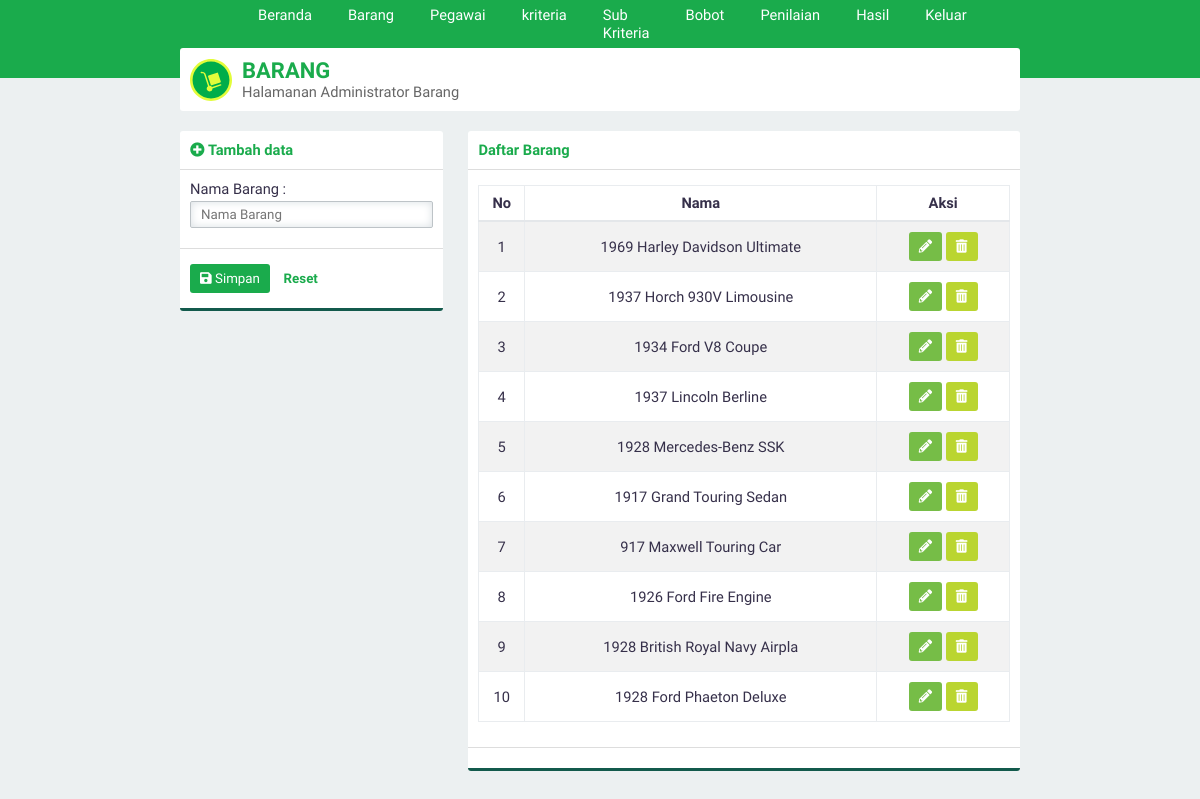
The app's page /spkmetodesaw_UAS/?page=barang (signed in) with its own data.
### tables this page shows
CREATE TABLE `jenis_barang` (
  `id_jenisbarang` int(3) NOT NULL,
  `namaBarang` varchar(30) NOT NULL
);

### spkmetodesaw_UAS/page/barang.php (the view, shortened to what this page needs)
<div class="panel">
    <div class="panel-middle" id="judul">
        <img src="asset/image/barang.svg">
        <div id="judul-text">
            <h2 class="text-green">BARANG</h2>
            Halamanan Administrator Barang
        </div>
    </div>
</div>
<div class="row">
    <div class="col-4">
        <div class="panel">
            <?php
            if (@htmlspecialchars($_GET['aksi'])=='ubah'){
                include 'ubahbarang.php';
            }else{
                include 'tambahbarang.php';
            }
            ?>
        </div>
    </div>
    <div class="col-8">
        <div class="panel">
            <div class="panel-top">
                <b class="text-green">Daftar Barang</b>
            </div>
            <div class="panel-middle">
                <div class="table-responsive">
                    <table>
                        <thead><tr><th>No</th><th>Nama</th><th>Aksi</th></tr></thead>
                        <tbody>
                        <?php
                        $query="SELECT * FROM jenis_barang";
                        $execute=$konek->query($query);
                        if ($execute->num_rows > 0){
                            $no=1;
                            while($data=$execute->fetch_array(MYSQLI_ASSOC)){
                                echo"
                                <tr id='data'>
                                    <td>$no</td>
                                    <td>$data[namaBarang]</td>
                                    <td>
                                    <div class='norebuttom'>
                                    <a class=\"btn btn-light-green\" href='./?page=barang&aksi=ubah&id=".$data['id_jenisbarang']."'><i class='fa fa-pencil-alt'></i></a>
                                    <a class=\"btn btn-yellow\" data-a=".$data['namaBarang']." id='hapus' href='./proses/proseshapus.php/?op=barang&id=".$data['id_jenisbarang']."'><i class='fa fa-trash-alt'></i></a></td>
                                </div></tr>";
                                $no++;
                            }
                        }else{
                            echo "<tr><td  class='text-center text-green' colspan='3'>Kosong</td></tr>";
                        }
                        ?>
            <div class="panel-bottom"></div>

### spkmetodesaw_UAS/asset/css/style.css (style rules this page uses)
* { padding: 0; margin: 0; font-family: 'Work Sans', sans-serif; color: #36304A; font-weight: 500; letter-spacing: normal; }
a { text-decoration: none; }
h2 { font-size: 1.5em; }
b, h1, h2, h3, h4, h5 { padding: 0; font-weight: 600 !important; margin: 0.83em 0em; }
.text-green { color: #1aab4c !important; }
.btn { border: none; -webkit-padding: 7px 10px; -o-padding: 7px 10px; -moz-padding: 7px 10px; padding: 7px 10px; border-radius: 3px; margin: 5px 0px; display: inline-block; cursor: pointer; font-size: 10pt !important; }
.btn i { color: white !important; }
.btn-light-green { background-color: #76bd47; color: white !important; }
.btn-yellow { background-color: #bad530; color: white !important; }
.row { margin-top: 10px; display: flex; }
div[class^="col-"] { margin-left: 3%; }
div[class^="col-"]:first-child { margin-left: 0%; }
.col-4 { width: 31.3333333333%; }
.col-8 { width: 65.6666666667%; }
.table-responsive { overflow-y: hidden; }
table { width: 100%; text-align: center; border-collapse: collapse; margin: 5px 0px 15px 0px; }
table tr th { padding: 8px 0px; border: solid 1px #e9ecef; border-bottom: solid 2px #e4e7ea; font-weight: bold; }
table td { border: solid 1px #e9ecef; padding: 5px; }
table tr#data:nth-child(odd) { background-color: #f2f2f2; }
.panel { background-color: white; border-radius: 3px; -webkit-box-sizing: border-box; -moz-box-sizing: border-box; -o-box-sizing: border-box; box-sizing: border-box; margin-bottom: 20px; overflow: hidden; }
.panel-top { padding: 10px; box-sizing: padding-box; border-bottom: solid 1px #dddddd; }
.panel-middle { padding: 10px; box-sizing: padding-box; }
.panel-bottom { padding: 10px; border-bottom: solid 3px #135a4c; border-top: solid 1px #dddddd; }
body { background-color: #ECF0F1; display: flex; width: 100vw; height: 100vh; align-items: center; flex-direction: column; overflow-x: hidden; font-size: 11pt; }
#judul { display: flex; align-items: center; }
#judul img { margin-right: 10px; }
#judul #judul-text { color: #666666; }
#judul #judul-text h2 { margin: 0 !important; }

### records on screen
jenis_barang: namaBarang "1969 Harley Davidson Ultimate"
jenis_barang: namaBarang "1937 Horch 930V Limousine"
jenis_barang: namaBarang "1934 Ford V8 Coupe"
jenis_barang: namaBarang "1937 Lincoln Berline"
jenis_barang: namaBarang "1928 Mercedes-Benz SSK"
jenis_barang: namaBarang "1917 Grand Touring Sedan"
jenis_barang: namaBarang "917 Maxwell Touring Car"
jenis_barang: namaBarang "1926 Ford Fire Engine"
jenis_barang: namaBarang "1928 British Royal Navy Airpla"
jenis_barang: namaBarang "1928 Ford Phaeton Deluxe"
